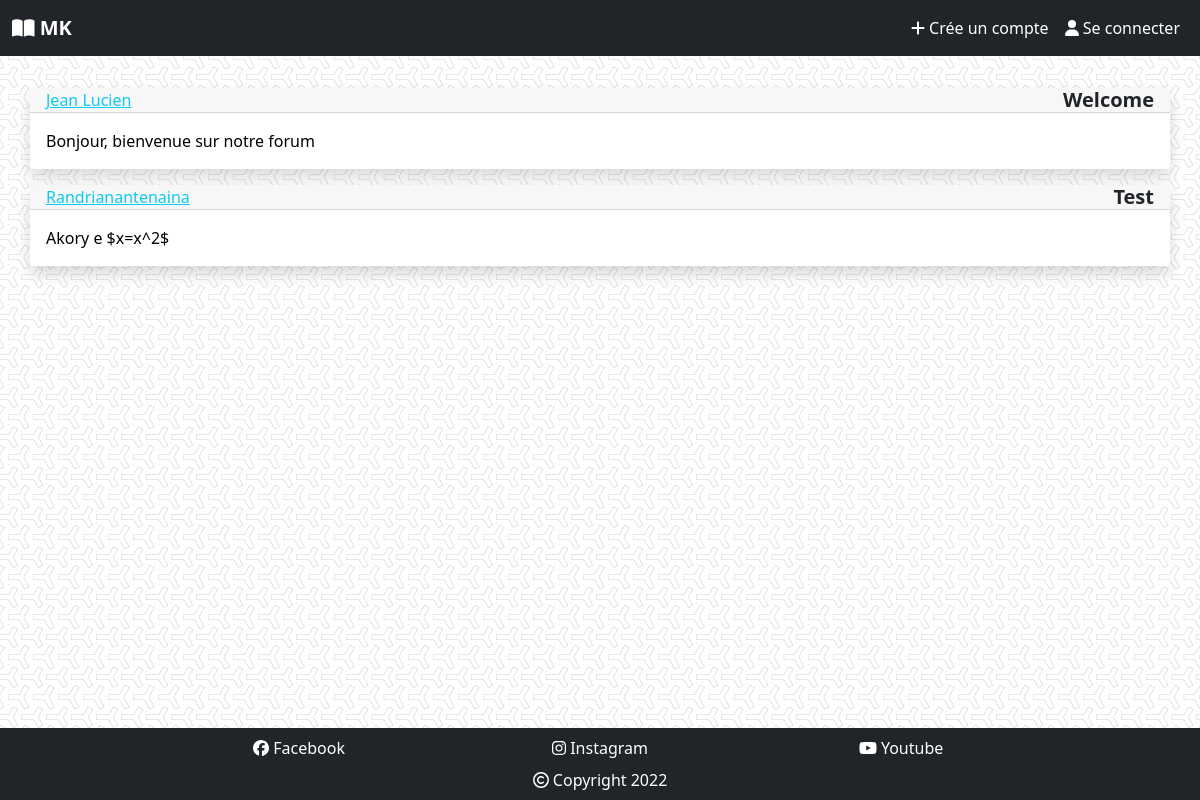
The page / on the database its author committed.
### forum/models.py (models this page shows, shortened)
class Post(models.Model):
    titlePost = models.CharField(max_length=50, blank=False)
    contentPost = models.TextField(blank=False)
    authorPost = models.ForeignKey(User, on_delete=models.CASCADE)
    datePost = models.DateTimeField(auto_now=True)
    lastModificationPost = models.DateTimeField(auto_now=True)

### forum/views.py (the view)
# urls.py: path('', IndexView.as_view(), name="index"),
class IndexView(ListView):
    model = Post
    template_name = "forum/index.html"
    context_object_name = "Post"

### templates/forum/index.html
{% extends 'base.html' %} {% block corps%} {% for post in Post %}
<div class="card border-0 shadow p-0 mt-3">
    <div class="card-header py-0 d-flex justify-content-between">
        <a href="{% url 'user_app:profile' post.authorPost.pk %}" class="text-info d-block">{% if post.authorPost.first_name != "" %}{{post.authorPost.first_name}}{% else %}{{post.authorPost}}{% endif %} </a>
        <h5 class="text-center fw-bold card-titre mb-0">{{ post.titlePost }}</h5>
    </div>
    <div class="card-body">
        <a
            href="{% url 'forum_app:read' post.pk %}"
            class="card-link text-black text-decoration-none"
            ><p class="card-text">{{post.contentPost|truncatewords:15}}</p></a
        >
    </div>
</div>
{% endfor %} {%endblock%}

### static/css/styles.css (style rules this page uses)
html { position: relative; }
body { padding-top: 4.5rem; background-image: url("../img/bg.png"); }

### rows shown on the page
Post: authorPost.first_name "Jean Lucien", titlePost "Welcome", contentPost "Bonjour, bienvenue sur notre forum"
Post: authorPost.first_name "Randrianantenaina", titlePost "Test", contentPost "Akory e $x=x^2$"
